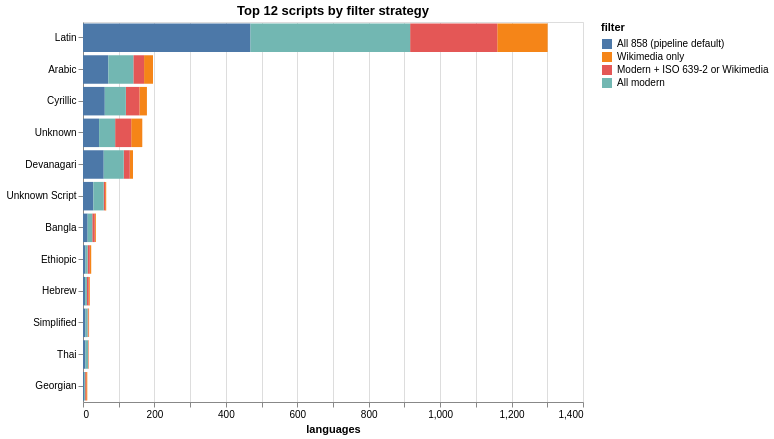

The notebook cell saved with this chart:
### Markdown cell above
## 1.6 Script Distribution

Which scripts are represented, and how does that change across filter strategies?

### Code cell
script_rows = []
for label, mask in filters.items():
    subset = df[mask]
    counts = subset["primary_script"].fillna("Unknown").value_counts().reset_index()
    counts.columns = ["script", "count"]
    counts["filter"] = label
    script_rows.append(counts)
script_long = pd.concat(script_rows, ignore_index=True)

top_scripts = (
    script_long.groupby("script")["count"].sum()
    .nlargest(12).index.tolist()
)
script_plot = script_long[script_long["script"].isin(top_scripts)]

alt.Chart(script_plot).mark_bar().encode(
    x=alt.X("count:Q", title="languages"),
    y=alt.Y("script:N", sort="-x", title=None),
    color=alt.Color("filter:N", sort=list(filters.keys()),
        scale=alt.Scale(scheme="tableau10"), title="filter"),
    xOffset="filter:N",
    tooltip=["filter:N", "script:N", "count:Q"],
).properties(
    width=500, height=380,
    title="Top 12 scripts by filter strategy",
)

### Figure 1 — Vega specification as saved in the notebook (floating-point values rounded to 4 significant figures)
{"$schema": "https://vega.github.io/schema/vega/v6.json", "data": [{"name": "source_0"}, {"name": "data_0", "values": [{"count": 469, "count_end": 469.0, "count_start": 0.0, "filter": "All 858 (pipeline default)", "script": "Latin"}, {"count": 71, "count_end": 71.0, "count_start": 0.0, "filter": "All 858 (pipeline default)", "script": "Arabic"}, {"count": 61, "count_end": 61.0, "count_start": 0.0, "filter": "All 858 (pipeline default)", "script": "Cyrillic"}, {"count": 58, "count_end": 58.0, "count_start": 0.0, "filter": "All 858 (pipeline default)", "script": "Devanagari"}, {"count": 45, "count_end": 45.0, "count_start": 0.0, "filter": "All 858 (pipeline default)", "script": "Unknown"}, {"count": 29, "count_end": 29.0, "count_start": 0.0, "filter": "All 858 (pipeline default)", "script": "Unknown Script"}, {"count": 13, "count_end": 13.0, "count_start": 0.0, "filter": "All 858 (pipeline default)", "script": "Bangla"}, {"count": 7, "count_end": 7.0, "count_start": 0.0, "filter": "All 858 (pipeline default)", "script": "Ethiopic"}, {"count": 7, "count_end": 7.0, "count_start": 0.0, "filter": "All 858 (pipeline default)", "script": "Simplified"}, {"count": 7, "count_end": 7.0, "count_start": 0.0, "filter": "All 858 (pipeline default)", "script": "Thai"}, {"count": 6, "count_end": 6.0, "count_start": 0.0, "filter": "All 858 (pipeline default)", "script": "Hebrew"}, {"count": 3, "count_end": 3.0, "count_start": 0.0, "filter": "All 858 (pipeline default)", "script": "Georgian"}, {"count": 141, "count_end": 1301.0, "count_start": 1160.0, "filter": "Wikimedia only", "script": "Latin"}, {"count": 31, "count_end": 166.0, "count_start": 135.0, "filter": "Wikimedia only", "script": "Unknown"}, {"count": 25, "count_end": 196.0, "count_start": 171.0, "filter": "Wikimedia only", "script": "Arabic"}, {"count": 21, "count_end": 179.0, "count_start": 158.0, "filter": "Wikimedia only", "script": "Cyrillic"}, {"count": 9, "count_end": 140.0, "count_start": 131.0, "filter": "Wikimedia only", "script": "Devanagari"}, {"count": 4, "count_end": 23.0, "count_start": 19.0, "filter": "Wikimedia only", "script": "Ethiopic"}, {"count": 3, "count_end": 36.0, "count_start": 33.0, "filter": "Wikimedia only", "script": "Bangla"}, {"count": 3, "count_end": 19.0, "count_start": 16.0, "filter": "Wikimedia only", "script": "Hebrew"}, {"count": 3, "count_end": 12.0, "count_start": 9.0, "filter": "Wikimedia only", "script": "Georgian"}, {"count": 3, "count_end": 65.0, "count_start": 62.0, "filter": "Wikimedia only", "script": "Unknown Script"}, {"count": 2, "count_end": 17.0, "count_start": 15.0, "filter": "Wikimedia only", "script": "Simplified"}, {"count": 1, "count_end": 16.0, "count_start": 15.0, "filter": "Wikimedia only", "script": "Thai"}, {"count": 244, "count_end": 1160.0, "count_start": 916.0, "filter": "Modern + ISO 639-2 or Wikimedia", "script": "Latin"}, {"count": 45, "count_end": 135.0, "count_start": 90.0, "filter": "Modern + ISO 639-2 or Wikimedia", "script": "Unknown"}, {"count": 38, "count_end": 158.0, "count_start": 120.0, "filter": "Modern + ISO 639-2 or Wikimedia", "script": "Cyrillic"}, {"count": 30, "count_end": 171.0, "count_start": 141.0, "filter": "Modern + ISO 639-2 or Wikimedia", "script": "Arabic"}, {"count": 17, "count_end": 131.0, "count_start": 114.0, "filter": "Modern + ISO 639-2 or Wikimedia", "script": "Devanagari"}, {"count": 7, "count_end": 33.0, "count_start": 26.0, "filter": "Modern + ISO 639-2 or Wikimedia", "script": "Bangla"}, {"count": 6, "count_end": 19.0, "count_start": 13.0, "filter": "Modern + ISO 639-2 or Wikimedia", "script": "Ethiopic"}, {"count": 5, "count_end": 16.0, "count_start": 11.0, "filter": "Modern + ISO 639-2 or Wikimedia", "script": "Hebrew"}, {"count": 4, "count_end": 62.0, "count_start": 58.0, "filter": "Modern + ISO 639-2 or Wikimedia", "script": "Unknown Script"}, {"count": 3, "count_end": 9.0, "count_start": 6.0, "filter": "Modern + ISO 639-2 or Wikimedia", "script": "Georgian"}, {"count": 2, "count_end": 15.0, "count_start": 13.0, "filter": "Modern + ISO 639-2 or Wikimedia", "script": "Simplified"}, {"count": 1, "count_end": 15.0, "count_start": 14.0, "filter": "Modern + ISO 639-2 or Wikimedia", "script": "Thai"}, {"count": 447, "count_end": 916.0, "count_start": 469.0, "filter": "All modern", "script": "Latin"}, {"count": 70, "count_end": 141.0, "count_start": 71.0, "filter": "All modern", "script": "Arabic"}, {"count": 59, "count_end": 120.0, "count_start": 61.0, "filter": "All modern", "script": "Cyrillic"}, {"count": 56, "count_end": 114.0, "count_start": 58.0, "filter": "All modern", "script": "Devanagari"}, {"count": 45, "count_end": 90.0, "count_start": 45.0, "filter": "All modern", "script": "Unknown"}, {"count": 29, "count_end": 58.0, "count_start": 29.0, "filter": "All modern", "script": "Unknown Script"}, {"count": 13, "count_end": 26.0, "count_start": 13.0, "filter": "All modern", "script": "Bangla"}, {"count": 7, "count_end": 14.0, "count_start": 7.0, "filter": "All modern", "script": "Thai"}, {"count": 6, "count_end": 13.0, "count_start": 7.0, "filter": "All modern", "script": "Ethiopic"}, {"count": 6, "count_end": 13.0, "count_start": 7.0, "filter": "All modern", "script": "Simplified"}, {"count": 5, "count_end": 11.0, "count_start": 6.0, "filter": "All modern", "script": "Hebrew"}, {"count": 3, "count_end": 6.0, "count_start": 3.0, "filter": "All modern", "script": "Georgian"}]}, {"name": "source_0_y_domain_script", "values": [{"script": "Latin", "sort_field": 1301}, {"script": "Arabic", "sort_field": 196}, {"script": "Cyrillic", "sort_field": 179}, {"script": "Devanagari", "sort_field": 140}, {"script": "Unknown", "sort_field": 166}, {"script": "Unknown Script", "sort_field": 65}, {"script": "Bangla", "sort_field": 36}, {"script": "Ethiopic", "sort_field": 23}, {"script": "Simplified", "sort_field": 17}, {"script": "Thai", "sort_field": 16}, {"script": "Hebrew", "sort_field": 19}, {"script": "Georgian", "sort_field": 12}]}, {"name": "source_0_color_domain_filter", "values": [{"filter": "All 858 (pipeline default)", "sort_field": 0.0}, {"filter": "Wikimedia only", "sort_field": 1.0}, {"filter": "Modern + ISO 639-2 or Wikimedia", "sort_field": 2.0}, {"filter": "All modern", "sort_field": 3.0}]}], "marks": [{"type": "rect", "name": "marks", "from": {"data": "data_0"}, "encode": {"update": {"y": {"field": "script", "scale": "y"}, "height": {"signal": "max(0.25, bandwidth('y'))"}, "fill": {"field": "filter", "scale": "color"}, "tooltip": {"signal": "{\"filter\": isValid(datum[\"filter\"]) ? datum[\"filter\"] : \"\"+datum[\"filter\"], \"script\": isValid(datum[\"script\"]) ? datum[\"script\"] : \"\"+datum[\"script\"], \"count\": format(datum[\"count\"], \"\")}"}, "x2": {"field": "count_start", "scale": "x"}, "x": {"field": "count_end", "scale": "x"}}}, "style": ["bar"]}], "scales": [{"name": "x", "type": "linear", "domain": {"data": "data_0", "fields": ["count_start", "count_end"]}, "range": [0, {"signal": "width"}], "nice": true, "zero": true}, {"name": "y", "type": "band", "domain": {"data": "source_0_y_domain_script", "field": "script", "sort": {"op": "max", "field": "sort_field", "order": "descending"}}, "range": [0, {"signal": "height"}], "paddingInner": 0.1, "paddingOuter": 0.05}, {"name": "color", "type": "ordinal", "domain": {"data": "source_0_color_domain_filter", "field": "filter", "sort": {"op": "max", "field": "sort_field"}}, "range": {"scheme": "tableau10"}}], "axes": [{"scale": "x", "aria": false, "zindex": 0, "tickCount": {"signal": "ceil(width/40)"}, "minExtent": 0, "labels": false, "grid": true, "maxExtent": 0, "domain": false, "ticks": false, "orient": "bottom", "gridScale": "y"}, {"scale": "x", "labelOverlap": true, "title": "languages", "zindex": 0, "orient": "bottom", "grid": false, "labelFlush": true, "tickCount": {"signal": "ceil(width/40)"}}, {"scale": "y", "orient": "left", "grid": false, "zindex": 0}], "title": {"text": "Top 12 scripts by filter strategy", "frame": "group"}, "width": 500, "height": 380, "style": "cell", "background": "white", "padding": 5, "legends": [{"title": "filter", "fill": "color", "symbolType": "square"}]}
